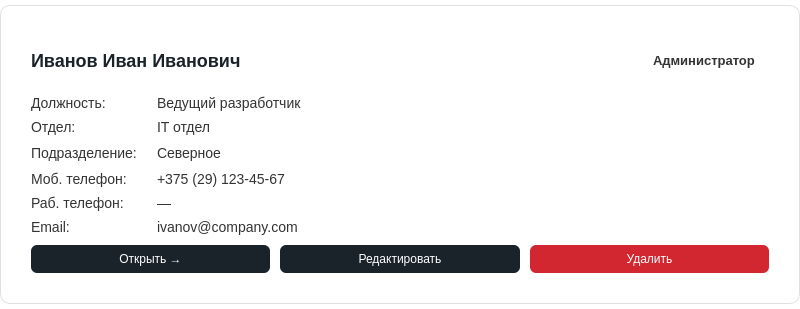
<?xml version="1.0" encoding="UTF-8"?>
<ui version="4.0">
 <class>EmployeeCard</class>
 <widget class="QFrame" name="EmployeeCard">
  <property name="geometry">
   <rect>
    <x>0</x>
    <y>0</y>
    <width>800</width>
    <height>309</height>
   </rect>
  </property>
  <property name="styleSheet">
   <string notr="true">QFrame#EmployeeCard {
    background-color: white;
    border: 1px solid #E0E0E0;
    border-radius: 10px;
    margin: 5px 0px;
    padding: 15px;
}
QFrame#EmployeeCard:hover {
    border: 2px solid #ccab6e;
}
QLabel {
    background-color: white;
    color: #333;
    font-size: 14px;
}
QLabel#nameLabel {
    background-color: white;
    font-size: 18px;
    font-weight: bold;
    color: #1B232A;
}
QLabel#roleLabel {
    background-color: white;
    font-size: 13px;
    padding: 3px 10px;
    border-radius: 12px;
    font-weight: bold;
}
QLabel#sectionLabel {
    background-color: white;
    font-size: 13px;
    color: #666;
    font-weight: bold;
}
QLabel#valueLabel {
    background-color: white;
    color: #1B232A;
}</string>
  </property>
  <layout class="QVBoxLayout" name="verticalLayout">
   <property name="spacing">
    <number>10</number>
   </property>
   <property name="leftMargin">
    <number>15</number>
   </property>
   <property name="topMargin">
    <number>15</number>
   </property>
   <property name="rightMargin">
    <number>15</number>
   </property>
   <property name="bottomMargin">
    <number>15</number>
   </property>
   <item>
    <layout class="QHBoxLayout" name="topLayout">
     <item>
      <widget class="QLabel" name="nameLabel">
       <property name="text">
        <string>Иванов Иван Иванович</string>
       </property>
      </widget>
     </item>
     <item>
      <spacer name="horizontalSpacer">
       <property name="orientation">
        <enum>Qt::Orientation::Horizontal</enum>
       </property>
       <property name="sizeHint" stdset="0">
        <size>
         <width>40</width>
         <height>20</height>
        </size>
       </property>
      </spacer>
     </item>
     <item>
      <widget class="QLabel" name="roleLabel">
       <property name="text">
        <string>Администратор</string>
       </property>
      </widget>
     </item>
    </layout>
   </item>
   <item>
    <layout class="QGridLayout" name="gridLayout">
     <property name="horizontalSpacing">
      <number>20</number>
     </property>
     <property name="verticalSpacing">
      <number>8</number>
     </property>
     <item row="2" column="0">
      <widget class="QLabel" name="divisionLabel">
       <property name="text">
        <string>Подразделение:</string>
       </property>
      </widget>
     </item>
     <item row="1" column="0">
      <widget class="QLabel" name="departmentLabel">
       <property name="text">
        <string>Отдел:</string>
       </property>
      </widget>
     </item>
     <item row="5" column="0">
      <widget class="QLabel" name="emailLabel">
       <property name="text">
        <string>Email:</string>
       </property>
      </widget>
     </item>
     <item row="4" column="1">
      <widget class="QLabel" name="workPhoneValue">
       <property name="text">
        <string>—</string>
       </property>
      </widget>
     </item>
     <item row="0" column="1">
      <widget class="QLabel" name="positionValue">
       <property name="text">
        <string>Ведущий разработчик</string>
       </property>
      </widget>
     </item>
     <item row="3" column="1">
      <widget class="QLabel" name="mobilePhoneValue">
       <property name="text">
        <string>+375 (29) 123-45-67</string>
       </property>
      </widget>
     </item>
     <item row="5" column="1">
      <widget class="QLabel" name="emailValue">
       <property name="text">
        <string>ivanov@company.com</string>
       </property>
      </widget>
     </item>
     <item row="3" column="0">
      <widget class="QLabel" name="mobilePhoneLabel">
       <property name="text">
        <string>Моб. телефон:</string>
       </property>
      </widget>
     </item>
     <item row="4" column="0">
      <widget class="QLabel" name="workPhoneLabel">
       <property name="text">
        <string>Раб. телефон:</string>
       </property>
      </widget>
     </item>
     <item row="0" column="0">
      <widget class="QLabel" name="positionLabel">
       <property name="text">
        <string>Должность:</string>
       </property>
      </widget>
     </item>
     <item row="2" column="1">
      <widget class="QLabel" name="divisionValue">
       <property name="text">
        <string>Северное</string>
       </property>
      </widget>
     </item>
     <item row="1" column="1">
      <widget class="QLabel" name="departmentValue">
       <property name="text">
        <string>IT отдел</string>
       </property>
      </widget>
     </item>
     <item row="2" column="2">
      <spacer name="horizontalSpacer_2">
       <property name="orientation">
        <enum>Qt::Orientation::Horizontal</enum>
       </property>
       <property name="sizeHint" stdset="0">
        <size>
         <width>40</width>
         <height>20</height>
        </size>
       </property>
      </spacer>
     </item>
    </layout>
   </item>
   <item>
    <layout class="QHBoxLayout" name="buttonsLayout">
     <item>
      <widget class="QPushButton" name="btnOpen">
       <property name="sizePolicy">
        <sizepolicy hsizetype="Minimum" vsizetype="Fixed">
         <horstretch>0</horstretch>
         <verstretch>0</verstretch>
        </sizepolicy>
       </property>
       <property name="minimumSize">
        <size>
         <width>27</width>
         <height>28</height>
        </size>
       </property>
       <property name="styleSheet">
        <string notr="true">QPushButton {
    background-color: #1B232A;
    color: white;
    border: none;
    border-radius: 6px;
    padding: 0px 12px;   /* вертикальный padding убрали */
    font-size: 12px;
    min-height: 28px;
    max-height: 28px;
}
QPushButton:hover {
    background-color: #09131B;
}
QPushButton:pressed {
    background-color: #030B12;
}</string>
       </property>
       <property name="text">
        <string>Открыть →</string>
       </property>
      </widget>
     </item>
     <item>
      <widget class="QPushButton" name="editButton">
       <property name="cursor">
        <cursorShape>PointingHandCursor</cursorShape>
       </property>
       <property name="styleSheet">
        <string notr="true">QPushButton {
    background-color: #1B232A;
    color: white;
    border: none;
    border-radius: 6px;
    padding: 0px 12px;   /* вертикальный padding убрали */
    font-size: 12px;
    min-height: 28px;
    max-height: 28px;
}
QPushButton:hover {
    background-color: #09131B;
}
QPushButton:pressed {
    background-color: #030B12;
}</string>
       </property>
       <property name="text">
        <string>Редактировать</string>
       </property>
      </widget>
     </item>
     <item>
      <widget class="QPushButton" name="deleteButton">
       <property name="cursor">
        <cursorShape>PointingHandCursor</cursorShape>
       </property>
       <property name="styleSheet">
        <string notr="true">QPushButton {
    background-color: #D22730;
    color: white;
    border: none;
    border-radius: 6px;
    padding: 0px 12px;   /* вертикальный padding убрали */
    font-size: 12px;
    min-height: 28px;
    max-height: 28px;
}
QPushButton:hover {
    background-color: #862633;
}
QPushButton:pressed {
    background-color: #6a1e29;
}

</string>
       </property>
       <property name="text">
        <string>Удалить</string>
       </property>
      </widget>
     </item>
    </layout>
   </item>
  </layout>
 </widget>
 <resources/>
 <connections/>
</ui>
